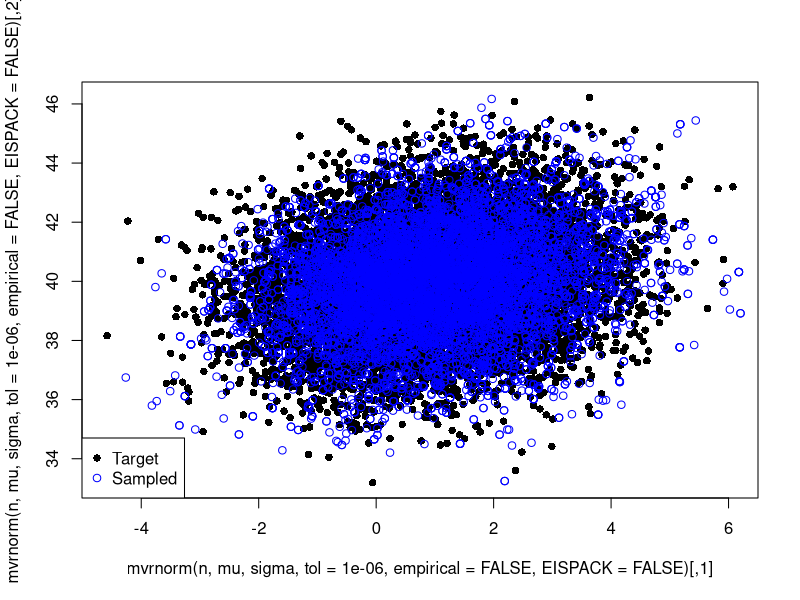

Write R code to recreate this figure.
library(MASS)

logLikelihood <- function(x, mu, sigma) {
  p <- length(mu)
  -0.5 * (p * log(2 * pi) + log(det(sigma)) + t(x - mu) %*% solve(sigma) %*% (x - mu))
}

metropolisHastings <- function(n, mu, sigma) {
  p <- length(mu)
  x <- rep(0, p)
  accept <- 0
  chain <- matrix(0, n, p)
  for (i in 1:n) {
    x.prop <- rnorm(p, mean = x, sd = 1)
    log.ratio <- logLikelihood(x.prop, mu, sigma) - logLikelihood(x, mu, sigma)
    if (log(runif(1)) < log.ratio) {
      x <- x.prop
      accept <- accept + 1
    }
    chain[i, ] <- x
  }
  list(chain = chain, accept.rate = accept/n)
}

# Example usage
set.seed(1)
n <- 1e4
mu <- c(1, 40, 13)
sigma <- matrix(c(2, 0.5, 0.5, 0.5, 3, 0.2, 0.5, 0.2, 1), nrow = 3)
result <- metropolisHastings(n, mu, sigma)
accept.rate <- result$accept.rate
chain <- result$chain

plot(mvrnorm(n,mu,sigma,tol = 1e-6, empirical = FALSE, EISPACK = FALSE ), pch = 16)
points(chain, col = "blue")
legend("bottomleft",legend =c("Target", "Sampled"), pch = c(16,1), col = c("black", "blue"))
